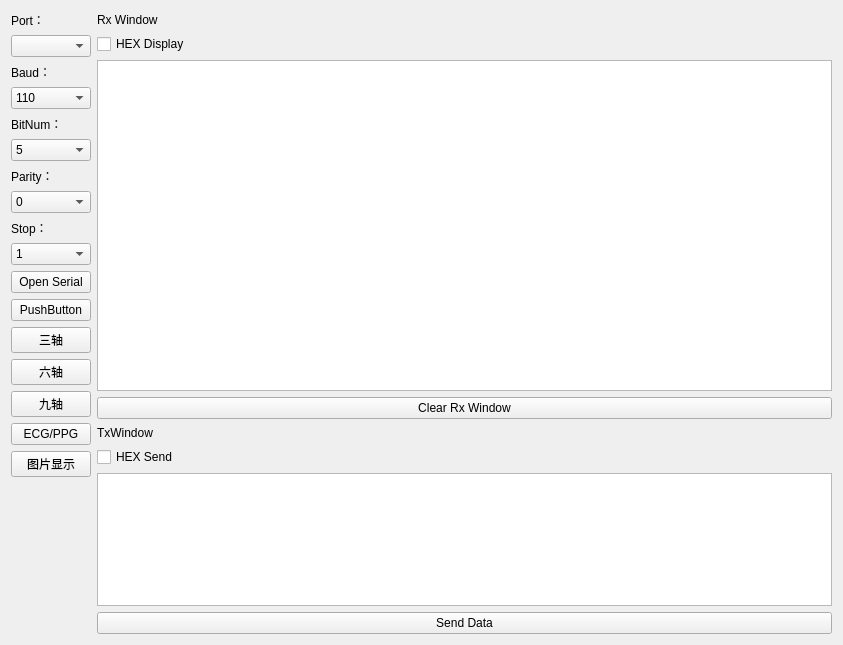
<?xml version="1.0" encoding="UTF-8"?>
<ui version="4.0">
 <class>MainWindow</class>
 <widget class="QMainWindow" name="MainWindow">
  <property name="geometry">
   <rect>
    <x>0</x>
    <y>0</y>
    <width>843</width>
    <height>645</height>
   </rect>
  </property>
  <property name="sizePolicy">
   <sizepolicy hsizetype="Preferred" vsizetype="Preferred">
    <horstretch>2</horstretch>
    <verstretch>2</verstretch>
   </sizepolicy>
  </property>
  <property name="windowTitle">
   <string>Qt-SerialPort</string>
  </property>
  <property name="windowIcon">
   <iconset>
    <normaloff>com.jpg</normaloff>com.jpg</iconset>
  </property>
  <widget class="QWidget" name="centralWidget">
   <layout class="QHBoxLayout" name="horizontalLayout">
    <item>
     <layout class="QHBoxLayout" name="horizontalLayout_9" stretch="0,0">
      <item>
       <layout class="QVBoxLayout" name="verticalLayout_5">
        <item>
         <widget class="QLabel" name="label_11">
          <property name="text">
           <string>Port：</string>
          </property>
         </widget>
        </item>
        <item>
         <widget class="QComboBox" name="PortBox"/>
        </item>
        <item>
         <widget class="QLabel" name="label_13">
          <property name="text">
           <string>Baud：</string>
          </property>
         </widget>
        </item>
        <item>
         <widget class="QComboBox" name="BaudBox">
          <item>
           <property name="text">
            <string>110</string>
           </property>
          </item>
          <item>
           <property name="text">
            <string>300</string>
           </property>
          </item>
          <item>
           <property name="text">
            <string>1200</string>
           </property>
          </item>
          <item>
           <property name="text">
            <string>2400</string>
           </property>
          </item>
          <item>
           <property name="text">
            <string>4800</string>
           </property>
          </item>
          <item>
           <property name="text">
            <string>9600</string>
           </property>
          </item>
          <item>
           <property name="text">
            <string>14400</string>
           </property>
          </item>
          <item>
           <property name="text">
            <string>19200</string>
           </property>
          </item>
          <item>
           <property name="text">
            <string>38400</string>
           </property>
          </item>
          <item>
           <property name="text">
            <string>57600</string>
           </property>
          </item>
          <item>
           <property name="text">
            <string>115200</string>
           </property>
          </item>
          <item>
           <property name="text">
            <string>230400</string>
           </property>
          </item>
          <item>
           <property name="text">
            <string>460800</string>
           </property>
          </item>
          <item>
           <property name="text">
            <string>921600</string>
           </property>
          </item>
         </widget>
        </item>
        <item>
         <widget class="QLabel" name="label_15">
          <property name="text">
           <string>BitNum：</string>
          </property>
         </widget>
        </item>
        <item>
         <widget class="QComboBox" name="BitNumBox">
          <item>
           <property name="text">
            <string>5</string>
           </property>
          </item>
          <item>
           <property name="text">
            <string>6</string>
           </property>
          </item>
          <item>
           <property name="text">
            <string>7</string>
           </property>
          </item>
          <item>
           <property name="text">
            <string>8</string>
           </property>
          </item>
         </widget>
        </item>
        <item>
         <widget class="QLabel" name="label_14">
          <property name="text">
           <string>Parity：</string>
          </property>
         </widget>
        </item>
        <item>
         <widget class="QComboBox" name="ParityBox">
          <item>
           <property name="text">
            <string>0</string>
           </property>
          </item>
          <item>
           <property name="text">
            <string>2</string>
           </property>
          </item>
          <item>
           <property name="text">
            <string>3</string>
           </property>
          </item>
          <item>
           <property name="text">
            <string>4</string>
           </property>
          </item>
          <item>
           <property name="text">
            <string>5</string>
           </property>
          </item>
         </widget>
        </item>
        <item>
         <widget class="QLabel" name="label_12">
          <property name="text">
           <string>Stop：</string>
          </property>
         </widget>
        </item>
        <item>
         <widget class="QComboBox" name="StopBox">
          <item>
           <property name="text">
            <string>1</string>
           </property>
          </item>
          <item>
           <property name="text">
            <string>2</string>
           </property>
          </item>
         </widget>
        </item>
        <item>
         <widget class="QPushButton" name="openButton">
          <property name="text">
           <string>Open Serial</string>
          </property>
         </widget>
        </item>
        <item>
         <widget class="QPushButton" name="pushButton">
          <property name="text">
           <string>PushButton</string>
          </property>
         </widget>
        </item>
        <item>
         <widget class="QPushButton" name="pushButton_4">
          <property name="text">
           <string>三轴</string>
          </property>
         </widget>
        </item>
        <item>
         <widget class="QPushButton" name="pushButton_5">
          <property name="text">
           <string>六轴</string>
          </property>
         </widget>
        </item>
        <item>
         <widget class="QPushButton" name="pushButton_2">
          <property name="text">
           <string>九轴</string>
          </property>
         </widget>
        </item>
        <item>
         <widget class="QPushButton" name="pushButton_3">
          <property name="text">
           <string>ECG/PPG</string>
          </property>
         </widget>
        </item>
        <item>
         <widget class="QPushButton" name="pushButton_6">
          <property name="text">
           <string>图片显示</string>
          </property>
         </widget>
        </item>
        <item>
         <spacer name="verticalSpacer">
          <property name="orientation">
           <enum>Qt::Vertical</enum>
          </property>
          <property name="sizeHint" stdset="0">
           <size>
            <width>20</width>
            <height>40</height>
           </size>
          </property>
         </spacer>
        </item>
       </layout>
      </item>
      <item>
       <layout class="QVBoxLayout" name="verticalLayout_4" stretch="1,0,20,1,1,0,8,1">
        <item>
         <widget class="QLabel" name="label_9">
          <property name="text">
           <string>Rx Window</string>
          </property>
         </widget>
        </item>
        <item>
         <widget class="QCheckBox" name="checkBox_2">
          <property name="text">
           <string>HEX Display</string>
          </property>
         </widget>
        </item>
        <item>
         <widget class="QTextBrowser" name="textBrowser">
          <property name="tabStopWidth">
           <number>80</number>
          </property>
         </widget>
        </item>
        <item>
         <widget class="QPushButton" name="clearButton">
          <property name="text">
           <string>Clear Rx Window</string>
          </property>
         </widget>
        </item>
        <item>
         <widget class="QLabel" name="label_10">
          <property name="text">
           <string>TxWindow</string>
          </property>
         </widget>
        </item>
        <item>
         <widget class="QCheckBox" name="checkBox">
          <property name="text">
           <string>HEX Send</string>
          </property>
         </widget>
        </item>
        <item>
         <widget class="QTextEdit" name="textEdit_2"/>
        </item>
        <item>
         <widget class="QPushButton" name="sendButton">
          <property name="text">
           <string>Send Data</string>
          </property>
         </widget>
        </item>
       </layout>
      </item>
     </layout>
    </item>
   </layout>
  </widget>
 </widget>
 <layoutdefault spacing="6" margin="11"/>
 <resources/>
 <connections/>
</ui>
